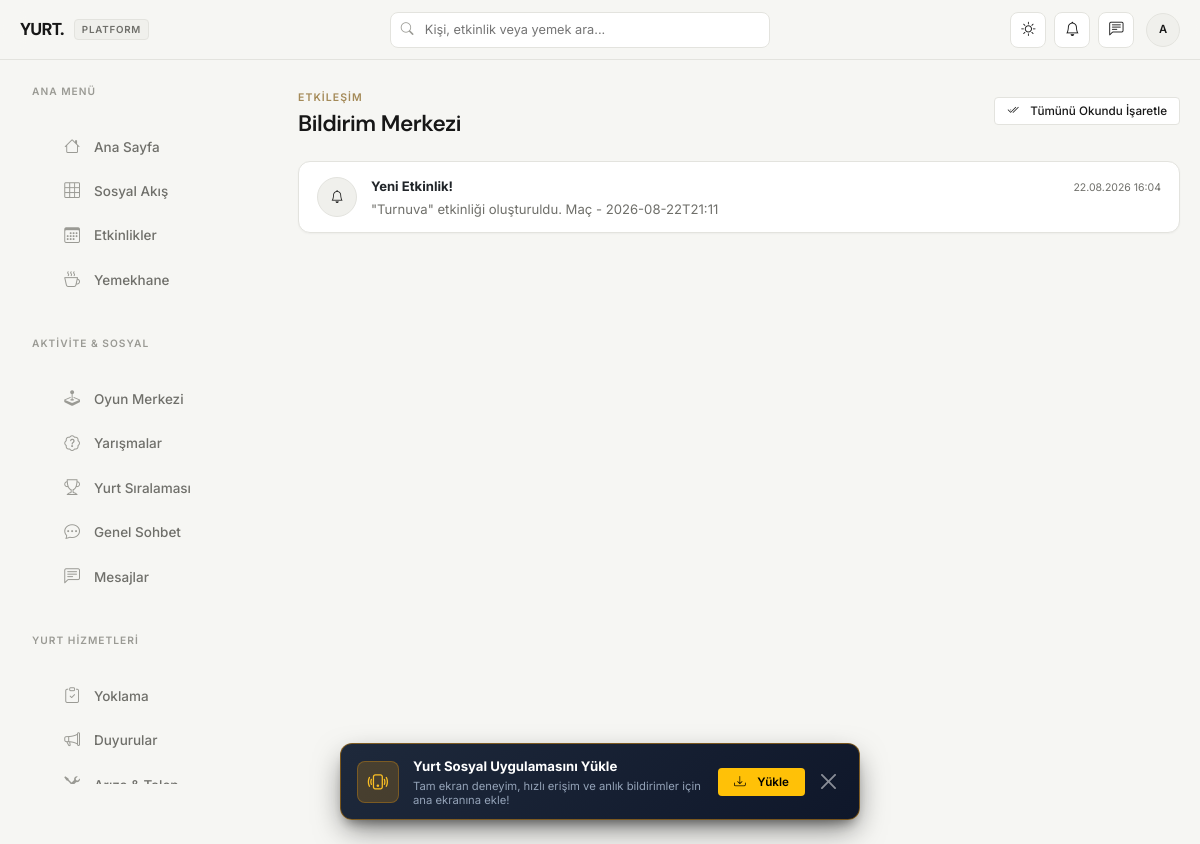
The page /notifications (signed in) on the database as committed earlier.
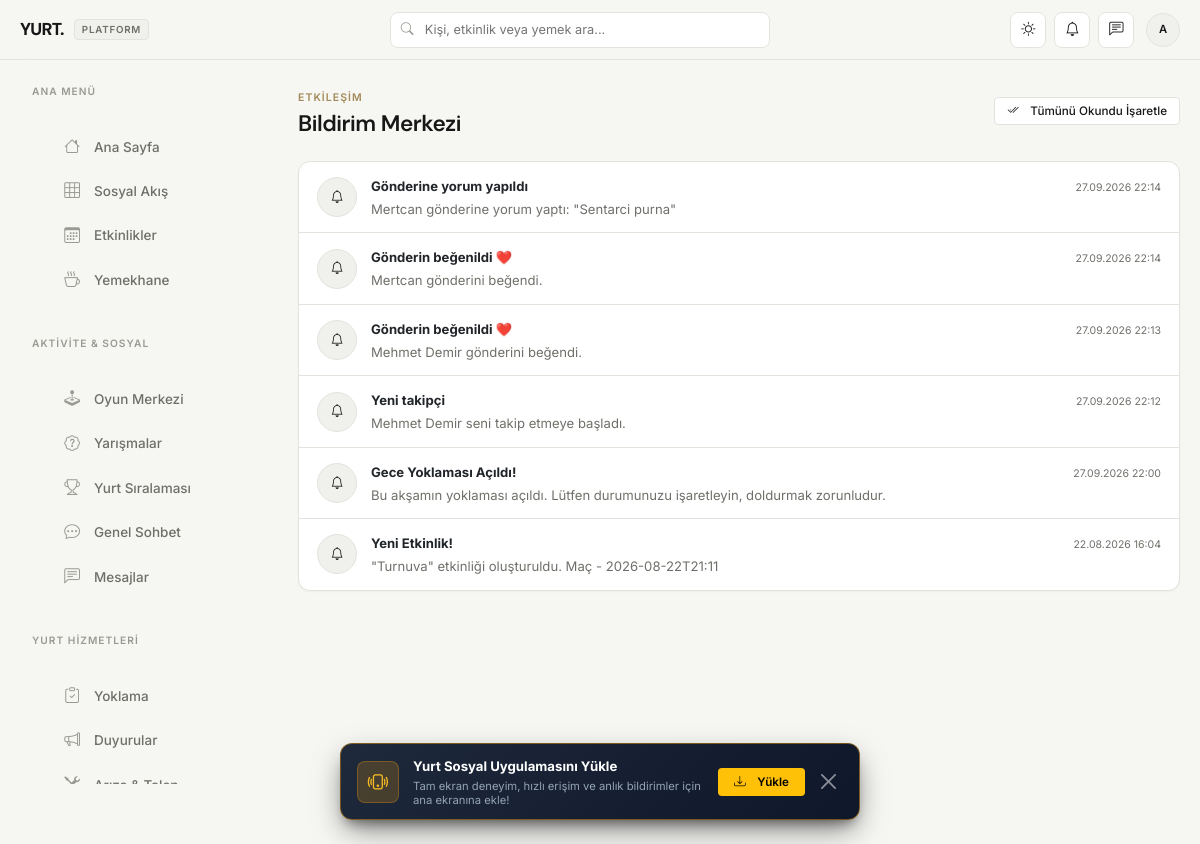
The same page on the database as committed later.
### tables this page shows
CREATE TABLE notifications (
            id INTEGER PRIMARY KEY AUTOINCREMENT,
            user_id INTEGER,
            title TEXT NOT NULL,
            message TEXT NOT NULL,
            link TEXT,
            is_read INTEGER DEFAULT 0,
            created_at TIMESTAMP DEFAULT CURRENT_TIMESTAMP,
            FOREIGN KEY (user_id) REFERENCES users (id)
        );

### app.py (the view)
@app.route('/notifications')
@login_required
def notifications():
    conn = get_db()
    notifs = conn.execute('''
        SELECT * FROM notifications
        WHERE user_id = ?
        ORDER BY created_at DESC
    ''', (session['user_id'],)).fetchall()
    conn.close()
    return render_template('notifications.html', notifications=notifs)

### app.py (called while the page is built)
def utc_to_tr(value):
    if not value:
        return None
    if isinstance(value, datetime):
        dt = value
    else:
        text = str(value).strip()
        try:
            dt = datetime.fromisoformat(text.replace('Z', '+00:00'))
        except ValueError:
            try:
                dt = datetime.strptime(text[:19], '%Y-%m-%d %H:%M:%S')
            except ValueError:
                return value
    if dt.tzinfo is None:
        dt = dt.replace(tzinfo=timezone.utc)
    return dt.astimezone(ISTANBUL_TZ)

def format_datetime_tr(value, with_date=True):
    dt = utc_to_tr(value)
    if not isinstance(dt, datetime):
        return str(value or '')
    return dt.strftime('%d.%m.%Y %H:%M' if with_date else '%H:%M')

def has_permission(user_dict, perm_key):
    if not user_dict:
        return False
    role_key = user_dict.get('role') or ('yurt_muduru' if user_dict.get('is_admin') else 'ogrenci')
    role_info = USER_ROLES.get(role_key)
    if not role_info:
        return bool(user_dict.get('is_admin'))
    perms = role_info.get('permissions') or {}
    if perms.get('full_admin'):
        return True
    return bool(perms.get(perm_key))

### templates/notifications.html (shortened to what this page needs)
{% extends "base.html" %}
{% block content %}
<div class="d-flex align-items-center justify-content-between mb-4">
    <div>
        <span class="kicker">Etkileşim</span>
        <h4 class="fw-bold mb-0">Bildirim Merkezi</h4>
    </div>
    <a href="{{ url_for('mark_all_read') }}" class="btn btn-secondary btn-sm">
        <i class="bi bi-check2-all me-1"></i> Tümünü Okundu İşaretle
    </a>
</div>
<div class="card">
    {% if notifications %}
        <div class="d-flex flex-column">
            {% for n in notifications %}
            <a href="{{ url_for('mark_notification_read', notif_id=n.id) }}" class="conversation-item {{ 'unread' if not n.is_read }}">
                <div class="avatar-ring">
                    <div class="avatar" style="width:40px;height:40px;">
                        <i class="bi {{ 'bi-bell-fill' if not n.is_read else 'bi-bell' }}" style="{{ 'color:var(--gold);' if not n.is_read else '' }}"></i>
                    </div>
                </div>
                <div class="flex-fill min-w-0">
                    <div class="d-flex justify-content-between align-items-baseline mb-1">
                        <strong class="small text-truncate">{{ n.title }}</strong>
                        <small class="text-muted" style="font-size:0.7rem;">{{ n.created_at|datetime_tr }}</small>
                    </div>
                    <p class="small text-muted mb-0" style="line-height: 1.4;">{{ n.message }}</p>
                </div>
            </a>
            {% endfor %}
        </div>
    {% endif %}
</div>
{% endblock %}

Rows that differ between the two databases and show on the page:
added notifications: is_read 1 (drawn), title "Gönderine yorum yapıldı", created_at "27.09.2026 22:14", message "Mertcan gönderine yorum yaptı: \"Sentarci purna\""
added notifications: is_read 1 (drawn), title "Gönderin beğenildi ❤️", created_at "27.09.2026 22:14", message "Mertcan gönderini beğendi."
added notifications: is_read 1 (drawn), title "Gönderin beğenildi ❤️", created_at "27.09.2026 22:13", message "Mehmet Demir gönderini beğendi."
added notifications: is_read 1 (drawn), title "Yeni takipçi", created_at "27.09.2026 22:12", message "Mehmet Demir seni takip etmeye başladı."
added notifications: is_read 1 (drawn), title "Gece Yoklaması Açıldı!", created_at "27.09.2026 22:00", message "Bu akşamın yoklaması açıldı. Lütfen durumunuzu işaretleyin, doldurmak zorunludur."
